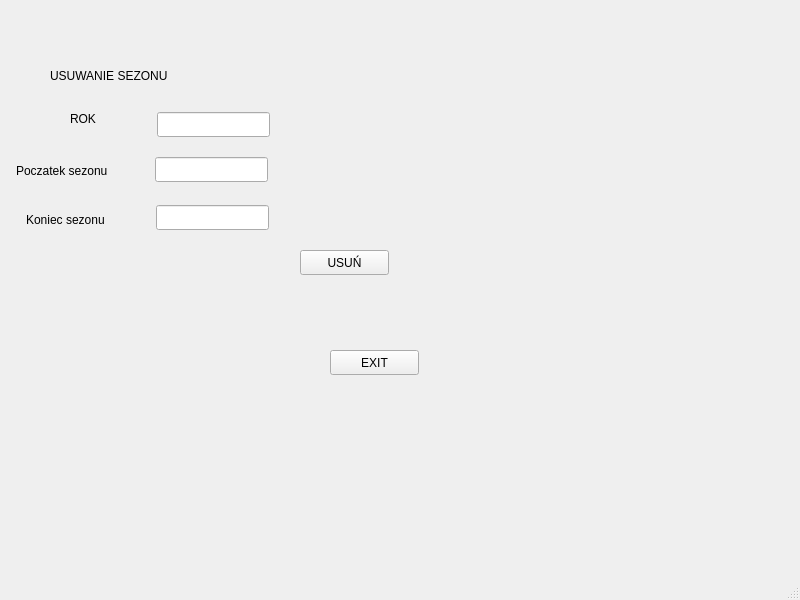
<?xml version="1.0" encoding="UTF-8"?>
<ui version="4.0">
 <class>MainWindow</class>
 <widget class="QMainWindow" name="MainWindow">
  <property name="geometry">
   <rect>
    <x>0</x>
    <y>0</y>
    <width>800</width>
    <height>600</height>
   </rect>
  </property>
  <property name="windowTitle">
   <string>MainWindow</string>
  </property>
  <widget class="QWidget" name="centralwidget">
   <widget class="QLabel" name="label">
    <property name="geometry">
     <rect>
      <x>360</x>
      <y>150</y>
      <width>191</width>
      <height>51</height>
     </rect>
    </property>
    <property name="text">
     <string/>
    </property>
   </widget>
   <widget class="QLineEdit" name="lineEdit">
    <property name="geometry">
     <rect>
      <x>157</x>
      <y>112</y>
      <width>113</width>
      <height>25</height>
     </rect>
    </property>
   </widget>
   <widget class="QLineEdit" name="lineEdit_2">
    <property name="geometry">
     <rect>
      <x>155</x>
      <y>157</y>
      <width>113</width>
      <height>25</height>
     </rect>
    </property>
   </widget>
   <widget class="QLineEdit" name="lineEdit_3">
    <property name="geometry">
     <rect>
      <x>156</x>
      <y>205</y>
      <width>113</width>
      <height>25</height>
     </rect>
    </property>
   </widget>
   <widget class="QLabel" name="label_2">
    <property name="geometry">
     <rect>
      <x>70</x>
      <y>110</y>
      <width>67</width>
      <height>17</height>
     </rect>
    </property>
    <property name="text">
     <string>ROK</string>
    </property>
   </widget>
   <widget class="QLabel" name="label_3">
    <property name="geometry">
     <rect>
      <x>16</x>
      <y>160</y>
      <width>121</width>
      <height>21</height>
     </rect>
    </property>
    <property name="text">
     <string>Poczatek sezonu</string>
    </property>
   </widget>
   <widget class="QLabel" name="label_4">
    <property name="geometry">
     <rect>
      <x>26</x>
      <y>210</y>
      <width>111</width>
      <height>20</height>
     </rect>
    </property>
    <property name="text">
     <string>Koniec sezonu</string>
    </property>
   </widget>
   <widget class="QPushButton" name="pushButton">
    <property name="geometry">
     <rect>
      <x>300</x>
      <y>250</y>
      <width>89</width>
      <height>25</height>
     </rect>
    </property>
    <property name="text">
     <string>USUŃ</string>
    </property>
   </widget>
   <widget class="QPushButton" name="pushButton_2">
    <property name="geometry">
     <rect>
      <x>330</x>
      <y>350</y>
      <width>89</width>
      <height>25</height>
     </rect>
    </property>
    <property name="text">
     <string>EXIT</string>
    </property>
   </widget>
   <widget class="QLabel" name="label_5">
    <property name="geometry">
     <rect>
      <x>50</x>
      <y>50</y>
      <width>191</width>
      <height>51</height>
     </rect>
    </property>
    <property name="text">
     <string>USUWANIE SEZONU</string>
    </property>
   </widget>
  </widget>
  <widget class="QMenuBar" name="menubar">
   <property name="geometry">
    <rect>
     <x>0</x>
     <y>0</y>
     <width>800</width>
     <height>22</height>
    </rect>
   </property>
  </widget>
  <widget class="QStatusBar" name="statusbar"/>
 </widget>
 <resources/>
 <connections/>
</ui>
